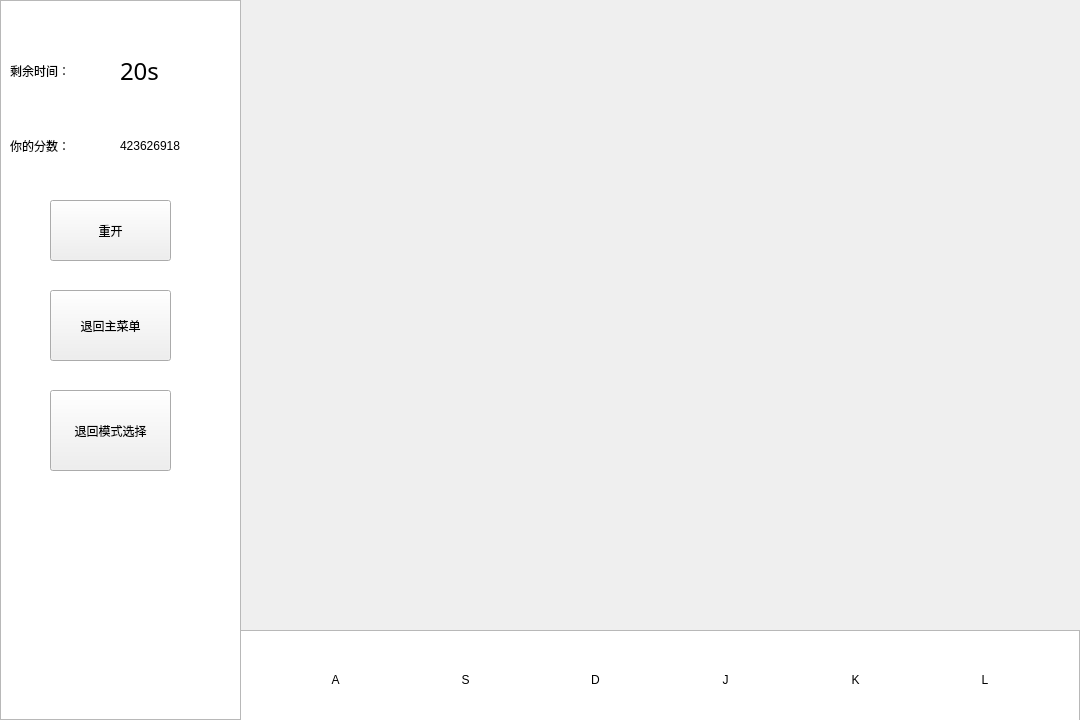
<?xml version="1.0" encoding="UTF-8"?>
<ui version="4.0">
 <class>firstgame</class>
 <widget class="QWidget" name="firstgame">
  <property name="geometry">
   <rect>
    <x>0</x>
    <y>0</y>
    <width>1080</width>
    <height>720</height>
   </rect>
  </property>
  <property name="windowTitle">
   <string>Form</string>
  </property>
  <property name="styleSheet">
   <string notr="true"/>
  </property>
  <widget class="QListView" name="listView">
   <property name="geometry">
    <rect>
     <x>0</x>
     <y>0</y>
     <width>241</width>
     <height>720</height>
    </rect>
   </property>
   <property name="styleSheet">
    <string notr="true">border-image: url(:/shanhai.jpeg);</string>
   </property>
  </widget>
  <widget class="QLabel" name="yourscoreshow">
   <property name="geometry">
    <rect>
     <x>10</x>
     <y>120</y>
     <width>111</width>
     <height>51</height>
    </rect>
   </property>
   <property name="styleSheet">
    <string notr="true">font: 20pt &quot;华文行楷&quot;;</string>
   </property>
   <property name="text">
    <string>你的分数：</string>
   </property>
  </widget>
  <widget class="QLabel" name="score_label">
   <property name="geometry">
    <rect>
     <x>120</x>
     <y>120</y>
     <width>121</width>
     <height>51</height>
    </rect>
   </property>
   <property name="styleSheet">
    <string notr="true">font: 18pt &quot;华文楷体&quot;;</string>
   </property>
   <property name="text">
    <string>423626918</string>
   </property>
  </widget>
  <widget class="QPushButton" name="back_to_main">
   <property name="geometry">
    <rect>
     <x>50</x>
     <y>290</y>
     <width>121</width>
     <height>71</height>
    </rect>
   </property>
   <property name="text">
    <string>退回主菜单</string>
   </property>
  </widget>
  <widget class="QPushButton" name="back_to_choice">
   <property name="geometry">
    <rect>
     <x>50</x>
     <y>390</y>
     <width>121</width>
     <height>81</height>
    </rect>
   </property>
   <property name="text">
    <string>退回模式选择</string>
   </property>
  </widget>
  <widget class="QPushButton" name="restart">
   <property name="geometry">
    <rect>
     <x>50</x>
     <y>200</y>
     <width>121</width>
     <height>61</height>
    </rect>
   </property>
   <property name="text">
    <string>重开</string>
   </property>
  </widget>
  <widget class="QLabel" name="SLabel">
   <property name="geometry">
    <rect>
     <x>440</x>
     <y>660</y>
     <width>51</width>
     <height>41</height>
    </rect>
   </property>
   <property name="styleSheet">
    <string notr="true">font: 26pt &quot;华文琥珀&quot;;</string>
   </property>
   <property name="text">
    <string>&lt;html&gt;&lt;head/&gt;&lt;body&gt;&lt;p align=&quot;center&quot;&gt;S&lt;/p&gt;&lt;/body&gt;&lt;/html&gt;</string>
   </property>
   <property name="alignment">
    <set>Qt::AlignCenter</set>
   </property>
  </widget>
  <widget class="QLabel" name="ALabel">
   <property name="geometry">
    <rect>
     <x>310</x>
     <y>660</y>
     <width>51</width>
     <height>41</height>
    </rect>
   </property>
   <property name="styleSheet">
    <string notr="true">font: 26pt &quot;华文琥珀&quot;;</string>
   </property>
   <property name="text">
    <string>&lt;html&gt;&lt;head/&gt;&lt;body&gt;&lt;p align=&quot;center&quot;&gt;A&lt;/p&gt;&lt;/body&gt;&lt;/html&gt;</string>
   </property>
   <property name="alignment">
    <set>Qt::AlignCenter</set>
   </property>
  </widget>
  <widget class="QLabel" name="DLabel">
   <property name="geometry">
    <rect>
     <x>570</x>
     <y>660</y>
     <width>51</width>
     <height>41</height>
    </rect>
   </property>
   <property name="styleSheet">
    <string notr="true">font: 26pt &quot;华文琥珀&quot;;</string>
   </property>
   <property name="text">
    <string>&lt;html&gt;&lt;head/&gt;&lt;body&gt;&lt;p align=&quot;center&quot;&gt;D&lt;/p&gt;&lt;/body&gt;&lt;/html&gt;</string>
   </property>
   <property name="alignment">
    <set>Qt::AlignCenter</set>
   </property>
  </widget>
  <widget class="QLabel" name="JLabel">
   <property name="geometry">
    <rect>
     <x>700</x>
     <y>660</y>
     <width>51</width>
     <height>41</height>
    </rect>
   </property>
   <property name="styleSheet">
    <string notr="true">font: 26pt &quot;华文琥珀&quot;;</string>
   </property>
   <property name="text">
    <string>&lt;html&gt;&lt;head/&gt;&lt;body&gt;&lt;p align=&quot;center&quot;&gt;J&lt;/p&gt;&lt;/body&gt;&lt;/html&gt;</string>
   </property>
   <property name="alignment">
    <set>Qt::AlignCenter</set>
   </property>
  </widget>
  <widget class="QLabel" name="KLabel">
   <property name="geometry">
    <rect>
     <x>830</x>
     <y>660</y>
     <width>51</width>
     <height>41</height>
    </rect>
   </property>
   <property name="styleSheet">
    <string notr="true">font: 26pt &quot;华文琥珀&quot;;</string>
   </property>
   <property name="text">
    <string>&lt;html&gt;&lt;head/&gt;&lt;body&gt;&lt;p align=&quot;center&quot;&gt;K&lt;/p&gt;&lt;/body&gt;&lt;/html&gt;</string>
   </property>
   <property name="alignment">
    <set>Qt::AlignCenter</set>
   </property>
  </widget>
  <widget class="QLabel" name="Dlabel">
   <property name="geometry">
    <rect>
     <x>920</x>
     <y>640</y>
     <width>130</width>
     <height>80</height>
    </rect>
   </property>
   <property name="styleSheet">
    <string notr="true">font: 26pt &quot;华文琥珀&quot;;</string>
   </property>
   <property name="text">
    <string>&lt;html&gt;&lt;head/&gt;&lt;body&gt;&lt;p align=&quot;center&quot;&gt;L&lt;/p&gt;&lt;/body&gt;&lt;/html&gt;</string>
   </property>
   <property name="alignment">
    <set>Qt::AlignCenter</set>
   </property>
  </widget>
  <widget class="QLabel" name="time_show">
   <property name="geometry">
    <rect>
     <x>10</x>
     <y>50</y>
     <width>111</width>
     <height>41</height>
    </rect>
   </property>
   <property name="styleSheet">
    <string notr="true">font: 20pt &quot;华文行楷&quot;;</string>
   </property>
   <property name="text">
    <string>剩余时间：</string>
   </property>
  </widget>
  <widget class="QLabel" name="time_label">
   <property name="geometry">
    <rect>
     <x>120</x>
     <y>50</y>
     <width>101</width>
     <height>41</height>
    </rect>
   </property>
   <property name="font">
    <font>
     <family>华文楷体</family>
     <pointsize>18</pointsize>
     <italic>false</italic>
     <bold>false</bold>
    </font>
   </property>
   <property name="styleSheet">
    <string notr="true">font: 18pt &quot;华文楷体&quot;;</string>
   </property>
   <property name="text">
    <string>20s</string>
   </property>
  </widget>
  <widget class="QListView" name="listView_2">
   <property name="geometry">
    <rect>
     <x>240</x>
     <y>630</y>
     <width>840</width>
     <height>95</height>
    </rect>
   </property>
   <property name="styleSheet">
    <string notr="true">border-image: url(:/wave.jpg);</string>
   </property>
  </widget>
  <zorder>listView_2</zorder>
  <zorder>listView</zorder>
  <zorder>yourscoreshow</zorder>
  <zorder>score_label</zorder>
  <zorder>back_to_main</zorder>
  <zorder>back_to_choice</zorder>
  <zorder>restart</zorder>
  <zorder>ALabel</zorder>
  <zorder>SLabel</zorder>
  <zorder>DLabel</zorder>
  <zorder>JLabel</zorder>
  <zorder>KLabel</zorder>
  <zorder>Dlabel</zorder>
  <zorder>time_show</zorder>
  <zorder>time_label</zorder>
 </widget>
 <resources/>
 <connections/>
</ui>
